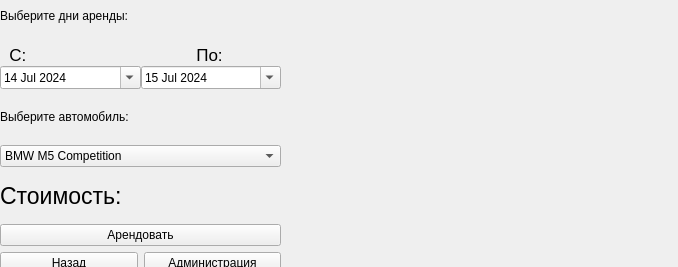
<?xml version="1.0" encoding="UTF-8"?>
<ui version="4.0">
 <class>FirstWindow</class>
 <widget class="QMainWindow" name="FirstWindow">
  <property name="geometry">
   <rect>
    <x>0</x>
    <y>0</y>
    <width>678</width>
    <height>267</height>
   </rect>
  </property>
  <property name="minimumSize">
   <size>
    <width>678</width>
    <height>267</height>
   </size>
  </property>
  <property name="maximumSize">
   <size>
    <width>678</width>
    <height>267</height>
   </size>
  </property>
  <property name="windowTitle">
   <string>MainWindow</string>
  </property>
  <widget class="QWidget" name="centralwidget">
   <widget class="QLabel" name="label_2">
    <property name="geometry">
     <rect>
      <x>280</x>
      <y>0</y>
      <width>400</width>
      <height>267</height>
     </rect>
    </property>
    <property name="minimumSize">
     <size>
      <width>400</width>
      <height>267</height>
     </size>
    </property>
    <property name="styleSheet">
     <string notr="true">image: url(:/img/pictures/bmw_m5_competition_2.jpg);</string>
    </property>
    <property name="text">
     <string/>
    </property>
   </widget>
   <widget class="QWidget" name="">
    <property name="geometry">
     <rect>
      <x>0</x>
      <y>-7</y>
      <width>281</width>
      <height>281</height>
     </rect>
    </property>
    <layout class="QVBoxLayout" name="verticalLayout_2">
     <item>
      <widget class="QLabel" name="day">
       <property name="text">
        <string>Выберите дни аренды:</string>
       </property>
      </widget>
     </item>
     <item>
      <layout class="QVBoxLayout" name="verticalLayout">
       <property name="spacing">
        <number>0</number>
       </property>
       <item>
        <widget class="QLabel" name="label">
         <property name="font">
          <font>
           <pointsize>13</pointsize>
          </font>
         </property>
         <property name="text">
          <string>  С:                                    По:</string>
         </property>
        </widget>
       </item>
       <item>
        <layout class="QHBoxLayout" name="horizontalLayout">
         <property name="spacing">
          <number>-1</number>
         </property>
         <item>
          <widget class="QDateEdit" name="from">
           <property name="calendarPopup">
            <bool>true</bool>
           </property>
           <property name="date">
            <date>
             <year>2024</year>
             <month>7</month>
             <day>14</day>
            </date>
           </property>
          </widget>
         </item>
         <item>
          <widget class="QDateEdit" name="to">
           <property name="calendarPopup">
            <bool>true</bool>
           </property>
           <property name="date">
            <date>
             <year>2024</year>
             <month>7</month>
             <day>15</day>
            </date>
           </property>
          </widget>
         </item>
        </layout>
       </item>
      </layout>
     </item>
     <item>
      <widget class="QLabel" name="car">
       <property name="text">
        <string>Выберите автомобиль:</string>
       </property>
      </widget>
     </item>
     <item>
      <widget class="QComboBox" name="comboBox">
       <item>
        <property name="text">
         <string>BMW M5 Competition</string>
        </property>
       </item>
       <item>
        <property name="text">
         <string>Lamborghini Huracan Perfomante</string>
        </property>
       </item>
       <item>
        <property name="text">
         <string>Bentley Continental GT W12</string>
        </property>
       </item>
       <item>
        <property name="text">
         <string>Mercedes G63 AMG</string>
        </property>
       </item>
       <item>
        <property name="text">
         <string>Rolls Royce Wraith</string>
        </property>
       </item>
       <item>
        <property name="text">
         <string>Zeekr 001</string>
        </property>
       </item>
       <item>
        <property name="text">
         <string>Audi A5 Sportback</string>
        </property>
       </item>
       <item>
        <property name="text">
         <string>BMW M3 Competition</string>
        </property>
       </item>
       <item>
        <property name="text">
         <string>BMW М8 Competition</string>
        </property>
       </item>
       <item>
        <property name="text">
         <string>BMW XM</string>
        </property>
       </item>
       <item>
        <property name="text">
         <string>BMW Z4 M40i</string>
        </property>
       </item>
       <item>
        <property name="text">
         <string>Chevrolet Camaro</string>
        </property>
       </item>
       <item>
        <property name="text">
         <string>Dodge Challenger III R/T</string>
        </property>
       </item>
       <item>
        <property name="text">
         <string>Lamborghini Urus</string>
        </property>
       </item>
       <item>
        <property name="text">
         <string>Lixiang L9</string>
        </property>
       </item>
       <item>
        <property name="text">
         <string>Mercedes Maybach S680</string>
        </property>
       </item>
       <item>
        <property name="text">
         <string>Porsche 718 Boxster S</string>
        </property>
       </item>
       <item>
        <property name="text">
         <string>Porsche Macan</string>
        </property>
       </item>
      </widget>
     </item>
     <item>
      <widget class="QLabel" name="cost">
       <property name="font">
        <font>
         <pointsize>17</pointsize>
        </font>
       </property>
       <property name="text">
        <string>Стоимость:</string>
       </property>
      </widget>
     </item>
     <item>
      <widget class="QPushButton" name="pushButton">
       <property name="text">
        <string>Арендовать</string>
       </property>
      </widget>
     </item>
     <item>
      <layout class="QHBoxLayout" name="horizontalLayout_2">
       <item>
        <widget class="QPushButton" name="pushButton_2">
         <property name="text">
          <string>Назад</string>
         </property>
        </widget>
       </item>
       <item>
        <widget class="QPushButton" name="admin">
         <property name="font">
          <font>
           <fontweight>Thin</fontweight>
          </font>
         </property>
         <property name="text">
          <string>Администрация</string>
         </property>
        </widget>
       </item>
      </layout>
     </item>
    </layout>
   </widget>
  </widget>
 </widget>
 <resources/>
 <connections/>
</ui>
